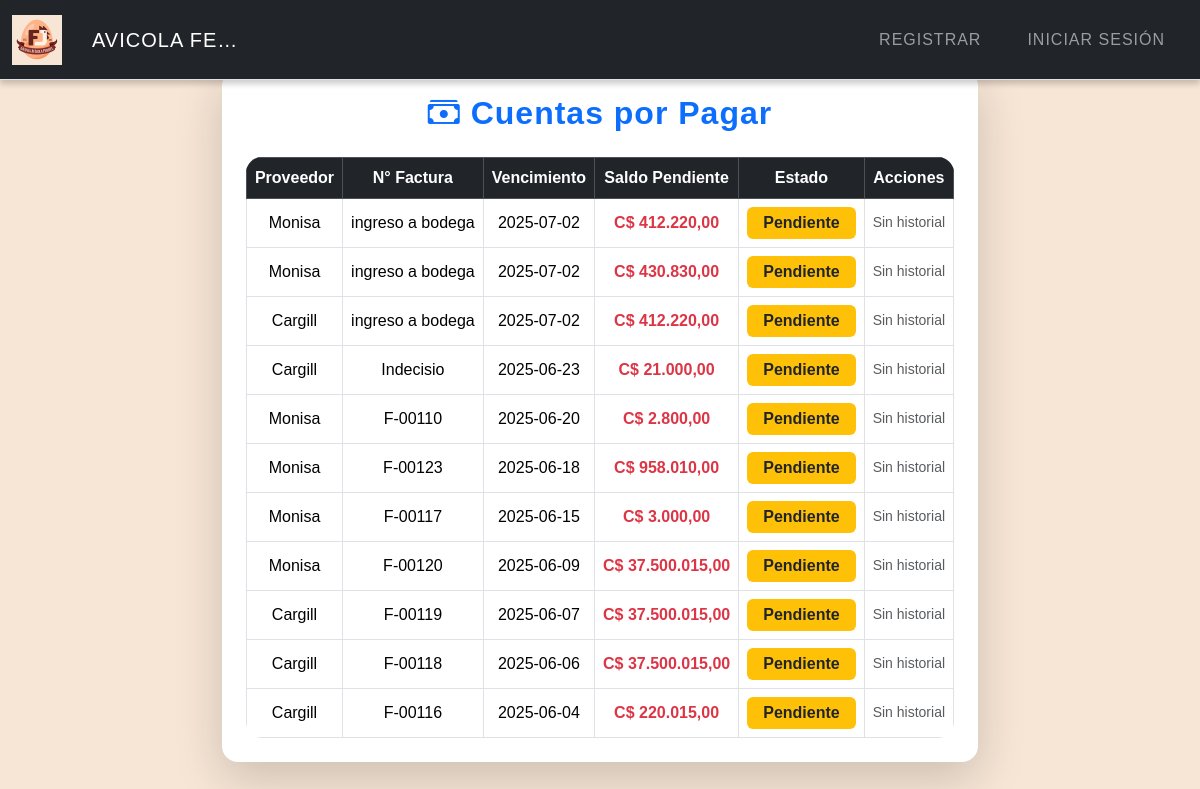
Screenshot of /pagos with the database file from the repository.
### tables this page shows
CREATE TABLE Cuentas_Por_Pagar (
    ID_Cuenta INTEGER PRIMARY KEY AUTOINCREMENT,
    ID_Movimiento INTEGER,
    Fecha DATE,
    ID_Proveedor INTEGER,
    Num_Documento TEXT,
    Observacion TEXT,
    Fecha_Vencimiento DATE,
    Tipo_Movimiento INTEGER,
    Monto_Movimiento NUMERIC,
    IVA NUMERIC,
    Retencion NUMERIC,
    ID_Empresa INTEGER,
    FOREIGN KEY (ID_Proveedor) REFERENCES Proveedores(ID_Proveedor),
    FOREIGN KEY (ID_Empresa) REFERENCES Empresa(ID_Empresa)
);

CREATE TABLE Proveedores (
    ID_Proveedor INTEGER PRIMARY KEY AUTOINCREMENT,
    Nombre TEXT NOT NULL,
    Telefono TEXT,
    Direccion TEXT,
    RUC_CEDULA TEXT
);

### app.py (the view)
@app.route("/pagos", methods=["GET"])
def pagos():
    try:
        cuentas = db.execute("""
            SELECT cpp.ID_Movimiento, cpp.Num_Documento AS Factura,
                   p.Nombre AS Proveedor,
                   cpp.Monto_Movimiento AS Saldo,
                   cpp.Fecha_Vencimiento
            FROM Cuentas_Por_Pagar cpp
            JOIN Proveedores p ON cpp.ID_Proveedor = p.ID_Proveedor
            ORDER BY cpp.Fecha_Vencimiento DESC

        """)
        return render_template("pagos.html", cuentas=cuentas)
    except Exception as e:
        flash(f"❌ Error al cargar los pagos: {e}", "danger")
        return redirect(url_for("home"))

### app.py (called while the page is built)
@app.after_request
def after_request(response):
    response.headers["Cache-Control"] = "no-cache, no-store, must-revalidate"
    response.headers["Expires"] = 0
    response.headers["Pragma"] = "no-cache"
    return response

### Templates/pagos.html (shortened to what this page needs)
{% extends "layout.html" %}
{% block main %}
<div class="container" style="max-width: 980px; margin-top: 32px;">
    <div class="card shadow-lg border-0 rounded-4">
        <div class="card-body p-4">
            <h2 class="text-center mb-4 text-primary" style="font-weight: 700; letter-spacing: 1px;">
                <i class="bi bi-cash-stack"></i> Cuentas por Pagar
            </h2>
            <div class="table-responsive rounded-4">
                <table class="table table-hover table-bordered align-middle mb-0">
                    <thead class="table-dark">
                        <tr>
                            <th class="text-center">Proveedor</th>
                            <th class="text-center">N° Factura</th>
                            <th class="text-center">Vencimiento</th>
                            <th class="text-center">Saldo Pendiente</th>
                            <th class="text-center">Estado</th>
                            <th class="text-center">Acciones</th>
                        </tr>
                    </thead>
                    <tbody>
                        {% for cuenta in cuentas %}
                        <tr>
                            <td class="text-center">{{ cuenta.Proveedor }}</td>
                            <td class="text-center">{{ cuenta.Factura }}</td>
                            <td class="text-center">{{ cuenta.Fecha_Vencimiento }}</td>
                            <td class="text-center">
                                <span class="{% if cuenta.Saldo > 0 %}text-danger fw-bold{% else %}text-success fw-bold{% endif %}">
                                    {{ 'C$ ' ~ "{:,.2f}".format(cuenta.Saldo).replace(",", "X").replace(".", ",").replace("X", ".") }}
                                </span>
                            </td>
                            <td class="text-center">
                                {% if cuenta.Saldo > 0 %}
                                    <span class="badge bg-warning text-dark py-2 px-3 fs-6">Pendiente</span>
                                {% else %}
                                    <span class="badge bg-success py-2 px-3 fs-6">Cancelado</span>
                                {% endif %}
                            </td>
                            <td class="text-center">
                                <div class="d-flex flex-column flex-md-row gap-1 justify-content-center align-items-center">
                                    {% if cuenta.ID_Movimiento %}
                                        <a href="{{ url_for('historial_pagos_pagar', id_pago=cuenta.ID_Movimiento) }}" class="btn btn-info btn-sm mt-1">
                                            <i class="bi bi-clock-history"></i> Abonos
                                        </a>
                                    {% else %}
                                        <span class="text-muted small">Sin historial</span>
                                    {% endif %}
                                </div>
                            </td>
                        </tr>
                        {% else %}
                        <tr>
                            <td colspan="6" class="text-center">No hay cuentas por pagar registradas.</td>
                        </tr>
                        {% endfor %}
                    </tbody>
                </table>
            </div>
        </div>
    </div>
</div>
{% endblock %}

### static/styles.css (style rules this page uses)
body { margin: 0; font-family: 'Arial', sans-serif; background: #F7E6D6; color: #1a1a1a; overflow-x: hidden; }
html, body { height: 100%; margin: 0; display: flex; flex-direction: column; }

### Templates/layout.html (style rules this page uses)
:root { --navbar-height-lg: 80px; --navbar-height-sm: 100px; --mobile-breakpoint: 576px; --tablet-breakpoint: 768px; --desktop-breakpoint: 992px; --navbar-bg: #212529; --dropdown-bg: rgba(52, 58, 64, 0.95); }
body { min-height: 100vh; display: flex; flex-direction: column; font-size: 1rem; }

### rows the page displays
Cuentas_Por_Pagar: Proveedor "Monisa", Factura "ingreso a bodega", Fecha_Vencimiento "2025-07-02", Monto_Movimiento "C$ 412.220,00", shows "Pendiente"
Cuentas_Por_Pagar: Proveedor "Monisa", Factura "ingreso a bodega", Fecha_Vencimiento "2025-07-02", Monto_Movimiento "C$ 430.830,00", shows "Pendiente"
Cuentas_Por_Pagar: Proveedor "Cargill", Factura "ingreso a bodega", Fecha_Vencimiento "2025-07-02", Monto_Movimiento "C$ 412.220,00", shows "Pendiente"
Cuentas_Por_Pagar: Proveedor "Cargill", Factura "Indecisio", Fecha_Vencimiento "2025-06-23", Monto_Movimiento "C$ 21.000,00", shows "Pendiente"
Cuentas_Por_Pagar: Proveedor "Monisa", Factura "F-00110", Fecha_Vencimiento "2025-06-20", Monto_Movimiento "C$ 2.800,00", shows "Pendiente"
Cuentas_Por_Pagar: Proveedor "Monisa", Factura "F-00123", Fecha_Vencimiento "2025-06-18", Monto_Movimiento "C$ 958.010,00", shows "Pendiente"
Cuentas_Por_Pagar: Proveedor "Monisa", Factura "F-00117", Fecha_Vencimiento "2025-06-15", Monto_Movimiento "C$ 3.000,00", shows "Pendiente"
Cuentas_Por_Pagar: Proveedor "Monisa", Factura "F-00120", Fecha_Vencimiento "2025-06-09", Monto_Movimiento "C$ 37.500.015,00", shows "Pendiente"
Cuentas_Por_Pagar: Proveedor "Cargill", Factura "F-00119", Fecha_Vencimiento "2025-06-07", Monto_Movimiento "C$ 37.500.015,00", shows "Pendiente"
Cuentas_Por_Pagar: Proveedor "Cargill", Factura "F-00118", Fecha_Vencimiento "2025-06-06", Monto_Movimiento "C$ 37.500.015,00", shows "Pendiente"
Cuentas_Por_Pagar: Proveedor "Cargill", Factura "F-00116", Fecha_Vencimiento "2025-06-04", Monto_Movimiento "C$ 220.015,00", shows "Pendiente"
